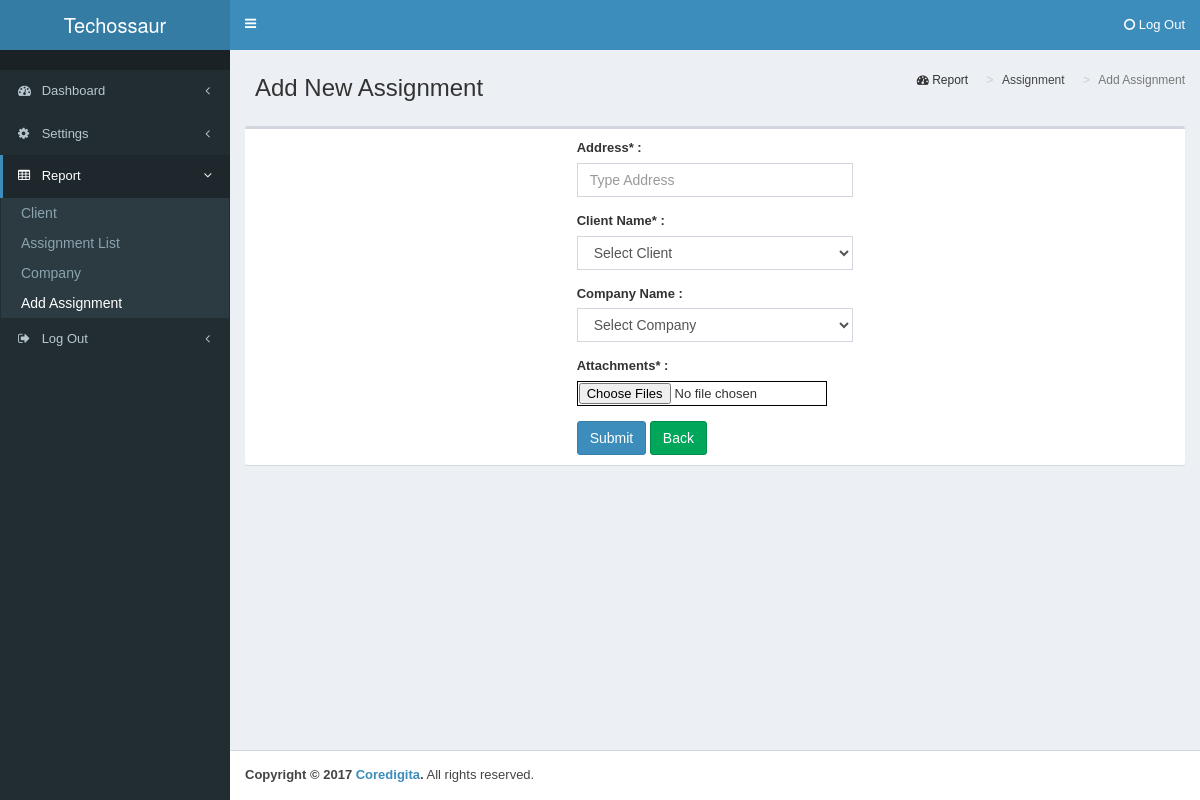
/add_project.php (signed in), run on the app's committed database.
### tables this page shows
CREATE TABLE IF NOT EXISTS `menu` (
  `menu_id` int(11) NOT NULL AUTO_INCREMENT,
  `parent_id` int(11) NOT NULL,
  `menu_name` varchar(255) NOT NULL,
  `menu_page` varchar(255) NOT NULL,
  `icon` varchar(255) NOT NULL,
  `admin_access` enum('yes','no') NOT NULL,
  `client_access` enum('yes','no') NOT NULL,
  PRIMARY KEY (`menu_id`)
);

### includes/functions.php (called while the page is built)
<?php
include('config.php');
function createSidebar($menu,$sub_menu){
	global $baseUrl,$dbHost,$dbUsername,$dbPassword,$dbName;
	require_once("class.sidebar.php");
	$side = new sidebar($menu,$sub_menu);
	$side->initConnection($dbHost,$dbUsername,$dbPassword,$dbName);
	$side->set_baseUrl($baseUrl);
	$side->createMenu();
}
?>

### add_project.php (the view, shortened to what this page needs)
<?php
include('includes/header.php');
createSidebar(2, 6);
?>
    <link rel="stylesheet" href="https://cdn.datatables.net/1.10.10/css/jquery.dataTables.min.css">
    <link rel="stylesheet" href="plugin/jquery_loadmask/jquery.loadmask.css">
      <div class="content-wrapper">
        <section class="content-header">
          <h1>Add New Assignment</h1>
          <ol class="breadcrumb">
            <li><i class="fa fa-dashboard"></i> Report</li>
            <li><a href="project.php">Assignment</a></li>
            <li class="active">Add Assignment</li>
          </ol>
        </section>
        <section class="content">
        <div class="box">
	        <div class="box-body">
	        	<div class="col-md-4"></div>
	        	<div class="col-md-4">
	        		<form id="project-form" name="project-form" action="#" enctype="multipart/form-data" method="POST">
		                <div class="form-group">
		                  <label>Address* :</label>
		                  <input class="form-control" type="text" id="projectname" name="projectname" placeholder="Type Address">
		                </div>
		                <?php
		                if ($_SESSION['user_type'] == 'Client') {
		                  echo '<input class="form-control" type="hidden" id="client_id" name="client_id" value= "'.$_SESSION['user_id'].'">';
		                } else {
		                  echo '<div class="form-group"><label>Client Name* :</label><select name="client_id" id="client_id" class= "form-control select2"><option value="" selected = selected>Select Client</option>';
		                  echo "</select></div>";
		                }
		                ?>
		                <div class="form-group">
		                  <label>Company Name :</label>
		                  <?php
		                  if ($_SESSION['user_type'] == 'Client') {
		                    $result2 = mysqli_query($con, 'SELECT * FROM tb_company WHERE assigned_client = "'.$_SESSION['user_id'].'"');
		                    echo '<select name="company_id" class= "form-control select2">';
			              	echo '<option value="0" selected = selected>None</option>';
			                while ($row = mysqli_fetch_array($result2, MYSQLI_BOTH)) {
			                    echo "<option value='" . $row['company_id'] . "'>" . $row['company_name'] . "</option>";
			                }
		                  } else {
		                  	echo '<select name="company_id" id="company_id" class= "form-control select2">';
		                  	echo '<option value="0" selected = selected>Select Company</option>';
		                  }
		                  echo "</select>";
		                  ?>
		                </div>
		                <div class="form-group">
		                  <label>Attachments* :</label>
		                  <input name="file[]" id="file" type="file" multiple="multiple" accept="image/*,application/pdf" class="span10">
		                </div>
		                <input type="submit" name="submit" value="Submit" class="btn btn-primary"/>
		                <a href="project.php" class="btn btn-success">Back</a>
	              	</form>
	        	</div>
	        	<div class="col-md-4"></div>
	        </div>
        </div>
        </section>
      </div>
      <footer class="main-footer">
        <strong>Copyright &copy; <?php echo date("Y"); ?> <a href="#">Coredigita</a>.</strong> All rights reserved.
      </footer>
    </div>
  </body>
</html>

### includes/class.sidebar.php (shortened to what this page needs)
<?php
final class sidebar
{
	private $baseurl="";
	private $menu="";
	private $submenu = "";
	private $conn;
	private $menulist = array();
	function __construct($menu, $submenu)
	{
		$this->menu = $menu;
		$this->submenu = $submenu;
	}
	private function connect(){
		$this->conn = new PDO("mysql:host=localhost;dbname=db_floorplanner", "dipankar", "dipankar@123");
	}
	private function getmenulist(){
		$tmp = array();
		$dept 	 = '1';
		$menus   = $this->getMenuByDept($dept,$_SESSION['user_type']);
		$parents = $this->getParentMenus($menus,$_SESSION['user_type']);
		foreach($parents as $pmenu){
			$menu_id = $pmenu;
			$result = $this->conn->prepare("SELECT * FROM `menu` WHERE menu_id = :menu_id");
			$result->execute(['menu_id' => $menu_id]);
			while ( $data = $result->fetch(PDO::FETCH_ASSOC) ) {
				$tmp_sub    = array();
				$in_values = implode(',', $menus);
				$result_sub = $this->conn->prepare("SELECT * FROM `menu` WHERE parent_id = ".$data['menu_id']." AND menu_id IN(".$in_values.")");
				$result_sub->execute();
				while ( $data_sub = $result_sub->fetch(PDO::FETCH_ASSOC) ) {
					$tmp_sub[] = $data_sub;
				}
				$tmp[] = array(
						  'name' => $data['menu_name'],
						  'icon'=> $data['icon'],
						  'submenu' => $tmp_sub
						 );
			}
		}
		$this->menulist = $tmp;
	}
	private function getMenuByDept($dept, $type){
		$parents = array();
		if($type == "Admin"){
			$parent_id    = 0;
			$admin_access = 'yes';
			$result       = $this->conn->prepare('SELECT menu_id FROM `menu` WHERE parent_id != :parent_id AND admin_access = :admin_access');
			$result->execute(['parent_id' => $parent_id, 'admin_access' => $admin_access]);
			while ( $data = $result->fetch(PDO::FETCH_ASSOC) ) {
				$parents[] = $data['menu_id'];
			}
		}
		return $parents;
	}
	private function getParentMenus($menu_arr, $type){
		$arr = array();
		if($type == "Admin"){
			$parent_id    = 0;
			$admin_access = 'yes';
			$result       = $this->conn->prepare('SELECT menu_id FROM `menu` WHERE parent_id = :parent_id AND admin_access = :admin_access  ORDER BY menu_id ASC');
			$result->execute(['parent_id' => $parent_id, 'admin_access' => $admin_access]);
			while ( $data = $result->fetch(PDO::FETCH_ASSOC) ) {
				$arr[] = $data['menu_id'];
			}
		}
		return $arr;
	}
	public function set_baseUrl($url)
	{
		$this->baseurl = $url;
	}
	public function createMenu()
	{
		$this->getmenulist();
		echo '<aside class="main-sidebar"><section class="sidebar">';
		echo '<ul class="sidebar-menu">';
		echo '<li class="header"></li>';
		$i = 0;
		foreach($this->menulist as $menu )
		{
			$li_active = '';
			$li_class  = 'treeview';
			if($this->menu == $i)
			{
				$li_class  = 'active treeview';
				$ulclass   = ' class = "active treeview-menu"';
				$li_active =  '<a href="#"><i class="fa '.$menu['icon'].'"></i> <span>'.$menu['name'].'</span> <i class="fa fa-angle-left pull-right"></i>
				</a>';
			}else{
				$ulclass   = ' class = "treeview-menu"';
				$li_active =  '<a href="#"><i class="fa '.$menu['icon'].'"></i> <span>'.$menu['name'].'</span> <i class="fa fa-angle-left pull-right"></i>
				</a>';
			}
			echo '<li class="'.$li_class.'">'.$li_active;
			$subarr = $menu['submenu'];
			echo '<ul'.$ulclass.'>';
			foreach($subarr as $submenu_info)
			{
				$liclass = '';
				if( (basename($_SERVER['PHP_SELF']) ==  $submenu_info['menu_page']) || $this->submenu == $submenu_info['menu_id']){
					$liclass = 'active';
				}
				if(!empty($submenu_info['menu_page'])){
					echo '<li class="'.$liclass.'"><a href="'.$this->baseurl.$submenu_info['menu_page'].'">'.htmlentities($submenu_info['menu_name']).'</a></li>';
				}else{
					echo '<li class="'.$liclass.'"><a href="'.$this->baseurl.$submenu_info['menu_page'].'">'.htmlentities($submenu_info['menu_name']).'</a></li>';
				}
			}
			echo '</ul>';
			$i++;
		}
		echo '</ul>';
		echo '</section></aside>';
	}
}
?>

### data on the page
menu: menu_name "Dashboard"
menu: menu_name "Settings"
menu: menu_name "Report"
menu: menu_name "Client"
menu: menu_name "Assignment List"
menu: menu_name "Company"
menu: menu_name "Add Assignment"

### other printed values
$menu['name'] "Log Out"
